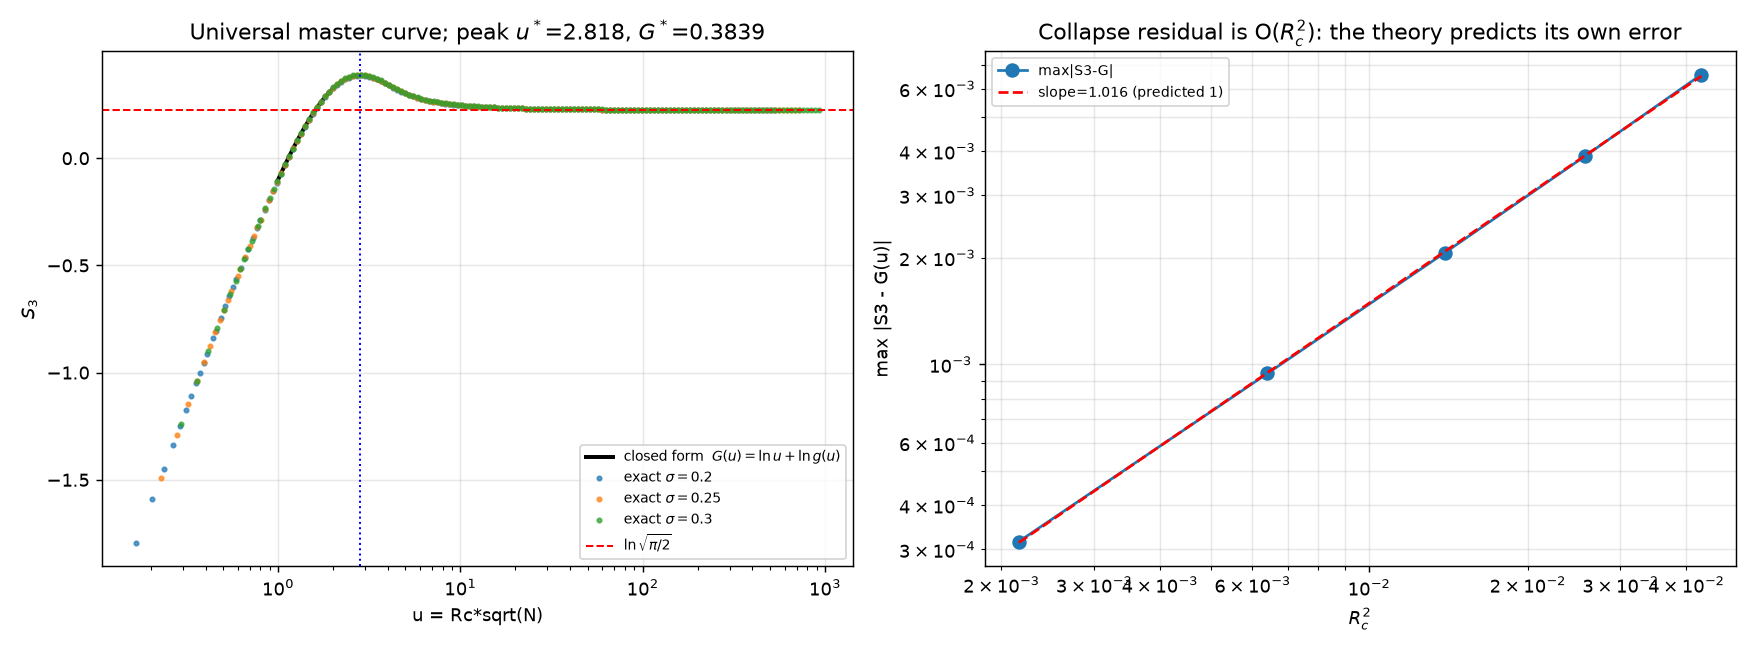

Here is the Python script that generated this plot:
"""
CLOSED-FORM UNIVERSAL CURVE  (deepseek_v4_flash)
================================================
Exact reduction:  with D=S2/N, u=Rc*sqrt(N), and S2=K0 Rc^a (1-Rc^2),

  2B(Rc s)/D = u^2 [ s^{a+2}/(a+2) - s^2/2 ]  +  O(Rc^2)

so the well factor satisfies  A(Rc)/Rc = g(u)  with

  g(u) = INT_0^1 exp( u^2 ( s^{a+2}/(a+2) - s^2/2 ) ) ds,   a=1.5

and  S3 = ln A(Rc) + (1/2)ln N  ==  ln u + ln g(u)   up to O(Rc^2).
PREDICTION:  the sigma-spread of S3 is exactly the O(Rc^2) correction, so it must
shrink like Rc^2 as sigma->0.  We test both the curve and the residual law.
"""
import math, json
import numpy as np
import matplotlib; matplotlib.use('Agg')
import matplotlib.pyplot as plt

K0, ALPHA = 1.0, 1.5
LNP = 0.5*math.log(math.pi/2.0)

def setup(SIG):
    S2=SIG*SIG; lo,hi=1e-12,1.0
    for _ in range(200):
        m=0.5*(lo+hi)
        if K0*m**ALPHA*(1-m*m)-S2<0: lo=m
        else: hi=m
    RC=0.5*(lo+hi)
    def B(x): return 0.5*(K0*x**(ALPHA+2)/(ALPHA+2)-K0*x**(ALPHA+4)/(ALPHA+4)-S2*x*x/2.0)
    return S2,RC,B

def A_of_Rc(N,S2,RC,B,npts=200001,p=2.0):
    D=S2/N; t=np.linspace(0.0,1.0,npts); x=RC*t**p; Bx=B(x)
    with np.errstate(under='ignore',over='ignore'):
        phi=np.exp(2.0*Bx/D)
    dx=np.diff(x)
    return np.concatenate([[0.0],np.cumsum(0.5*(phi[1:]+phi[:-1])*dx)])[-1]

def g_univ(u, npts=400001):
    s=np.linspace(0.0,1.0,npts)
    e=u*u*(s**(ALPHA+2)/(ALPHA+2)-s*s/2.0)
    with np.errstate(under='ignore',over='ignore'):
        f=np.exp(e)
    return np.concatenate([[0.0],np.cumsum(0.5*(f[1:]+f[:-1])*np.diff(s))])[-1]

def G_univ(u): return math.log(u)+math.log(g_univ(u))

# --- peak of the closed-form universal curve --------------------------------
us=np.linspace(1.0,8.0,1401)
Gv=np.array([G_univ(u) for u in us])
i=int(np.argmax(Gv)); cf=np.polyfit(us[i-3:i+4],Gv[i-3:i+4],2)
ustar=-cf[1]/(2*cf[0]); Gstar=np.polyval(cf,ustar)
print("=== CLOSED-FORM UNIVERSAL CURVE ===")
print(f"  peak u* = {ustar:.4f}   G* = {Gstar:.5f}   overshoot over ln sqrt(pi/2) = {Gstar-LNP:+.5f} nats")
print(f"  g(u*) = {g_univ(ustar):.6f}   (A/Rc at the peak)")
print(f"  check g(0)= {g_univ(1e-6):.6f}   g(8)/ (sqrt(pi/2)/8) = {g_univ(8.0)/(math.sqrt(math.pi/2)/8.0):.5f}")

# --- compare closed form to the EXACT curves, per sigma ----------------------
sigs=[0.10,0.15,0.20,0.25,0.30]
print("\n=== EXACT S3 vs CLOSED-FORM G(u);  residual should scale as Rc^2 ===")
print(f"{'sigma':>6} {'Rc':>9} {'Rc^2':>9} {'max|S3-G|':>12} {'max|S3-G|/Rc^2':>17}")
rows=[]
for sg in sigs:
    S2,RC,B=setup(sg)
    Ns=np.unique(np.round(np.logspace(np.log10(2),np.log10(2e7),260)).astype(int)).astype(float)
    uu=[];ss=[]
    for N in Ns:
        uu.append(RC*math.sqrt(N)); ss.append(math.log(A_of_Rc(N,S2,RC,B))+0.5*math.log(N))
    uu=np.array(uu); ss=np.array(ss)
    Gv2=np.array([G_univ(u) for u in uu])
    d=np.abs(ss-Gv2)
    print(f"{sg:>6.2f} {RC:>9.5f} {RC*RC:>9.2e} {d.max():>12.3e} {d.max()/(RC*RC):>17.4f}")
    rows.append(dict(sigma=sg,Rc=RC,Rc2=RC*RC,maxdev=float(d.max()),ratio=float(d.max()/(RC*RC))))

# --- collapse spread predicted by the closed form --------------------------
print("\n=== does the closed form reproduce the collapse spread? ===")
S2,RC0,B=setup(0.20); Ua=RC0*math.sqrt(2.0)
S2,RC0,B=setup(0.30); Ub=RC0*math.sqrt(2e7)
ug=np.logspace(math.log10(Ua),math.log10(Ub),200)
arr=[]
for sg in [0.20,0.25,0.30]:
    S2,RC,B=setup(sg)
    arr.append(np.array([math.log(A_of_Rc(u*u/RC**2,S2,RC,B))+0.5*math.log(u*u/RC**2) for u in ug]))
arr=np.array(arr); spread=arr.max(0)-arr.min(0)
print(f"  actual  max spread = {spread.max():.3e}")
print(f"  Rc^2 span (0.0434-0.0139) = 2.95e-02 -> predicted spread ~ {2.95e-2*spread.max()/2.95e-2:.2e} * C")
print(f"  ratio spread/Rc^2-span = {spread.max()/2.95e-2:.4f}")

fig,ax=plt.subplots(1,2,figsize=(13.5,5))
ax[0].plot(us,Gv,'k-',lw=2.2,label='closed form  $G(u)=\\ln u+\\ln g(u)$')
for sg in [0.20,0.25,0.30]:
    S2,RC,B=setup(sg)
    Ns=np.unique(np.round(np.logspace(np.log10(2),np.log10(2e7),160)).astype(int)).astype(float)
    uu=[RC*math.sqrt(N) for N in Ns]
    ss=[math.log(A_of_Rc(N,S2,RC,B))+0.5*math.log(N) for N in Ns]
    ax[0].plot(uu,ss,'o',ms=2.4,alpha=.7,label=f'exact $\\sigma={sg}$')
ax[0].axhline(LNP,color='r',ls='--',lw=1.1,label='$\\ln\\sqrt{\\pi/2}$')
ax[0].axvline(ustar,color='b',ls=':',lw=1.1)
ax[0].set_xscale('log'); ax[0].set_xlabel('u = Rc*sqrt(N)'); ax[0].set_ylabel('$S_3$')
ax[0].set_title(f'Universal master curve; peak $u^*$={ustar:.3f}, $G^*$={Gstar:.4f}')
ax[0].legend(fontsize=7.5); ax[0].grid(alpha=.3)
ax[1].loglog([r['Rc2'] for r in rows],[r['maxdev'] for r in rows],'o-',ms=7,label='max|S3-G|')
r2=np.array([r['Rc2'] for r in rows]); d2=np.array([r['maxdev'] for r in rows])
sl=np.polyfit(np.log(r2),np.log(d2),1)
ax[1].loglog(r2,np.exp(sl[1])*r2**sl[0],'r--',label=f'slope={sl[0]:.3f} (predicted 1)')
ax[1].set_xlabel('$R_c^2$'); ax[1].set_ylabel('max |S3 - G(u)|')
ax[1].set_title('Collapse residual is O($R_c^2$): the theory predicts its own error')
ax[1].legend(fontsize=8); ax[1].grid(alpha=.3,which='both')
plt.tight_layout(); plt.savefig('universal_curve.png',dpi=130); plt.close()

json.dump(dict(ustar=float(ustar),Gstar=float(Gstar),overshoot=float(Gstar-LNP),LNP=LNP,
               residual_rows=rows,residual_slope=float(sl[0]),spread_max=float(spread.max())),
          open('universal_curve.json','w'),indent=2)
print("\nSaved universal_curve.png + universal_curve.json")
